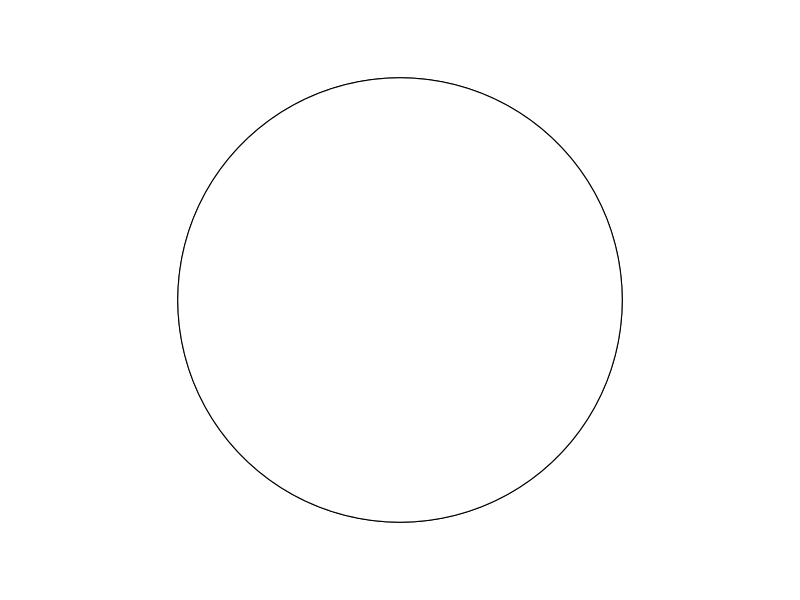
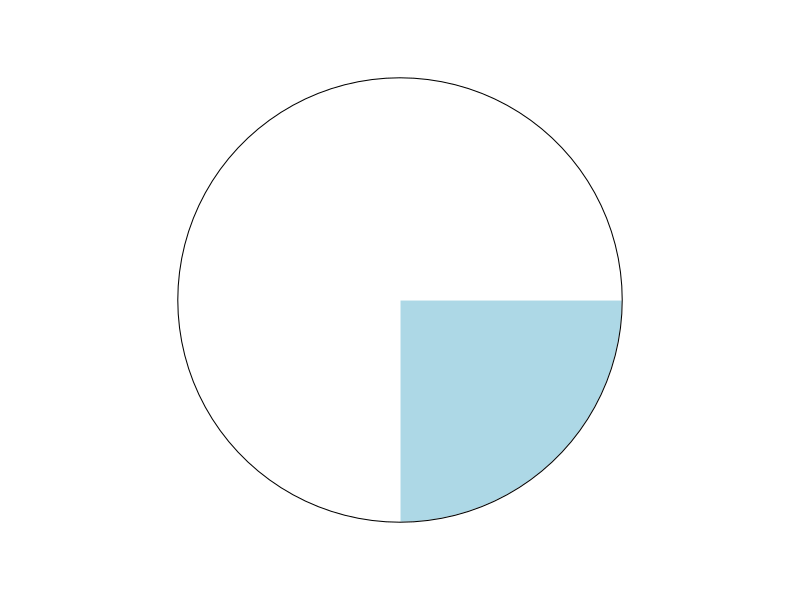
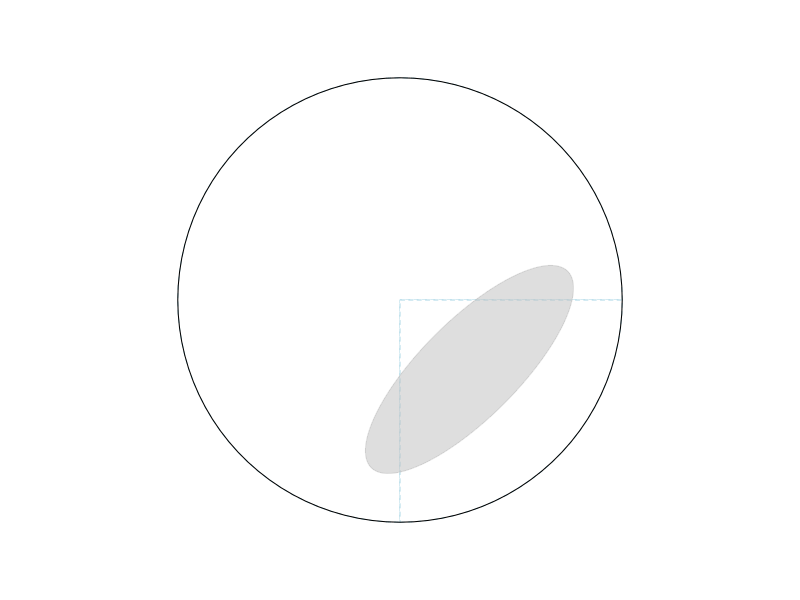
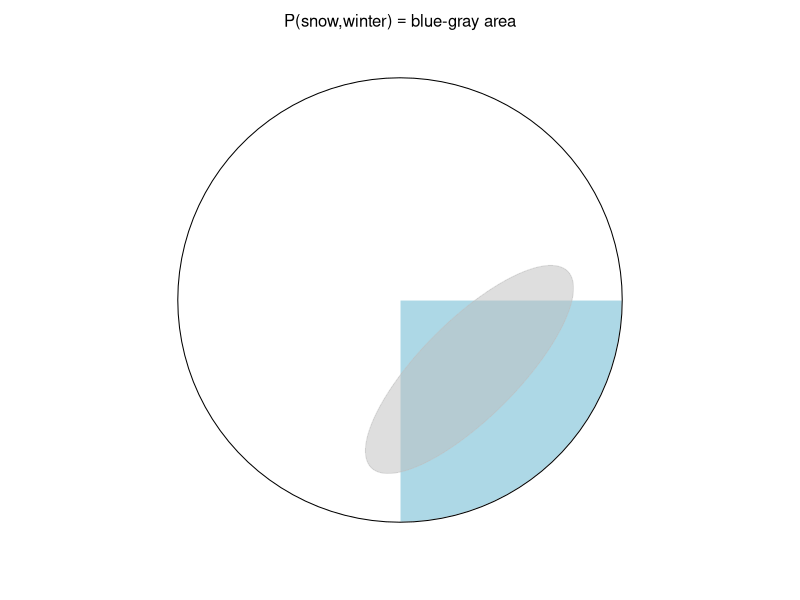
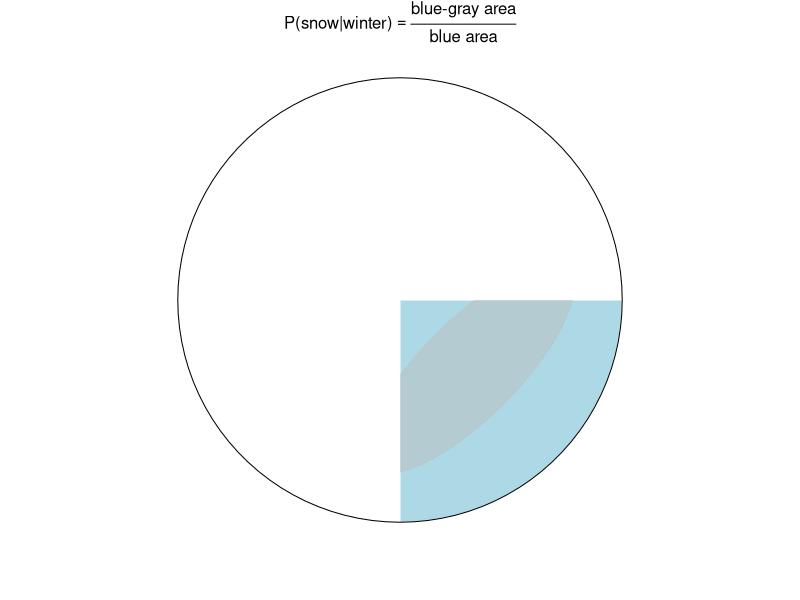
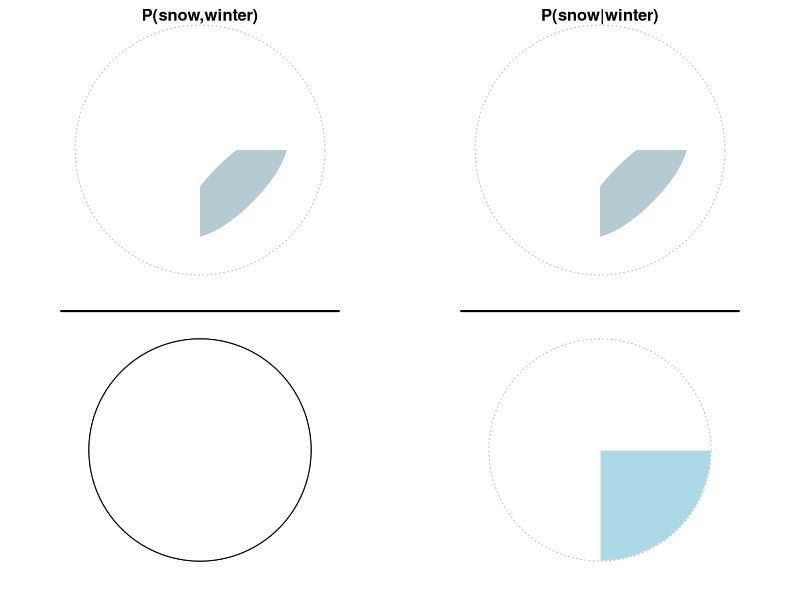
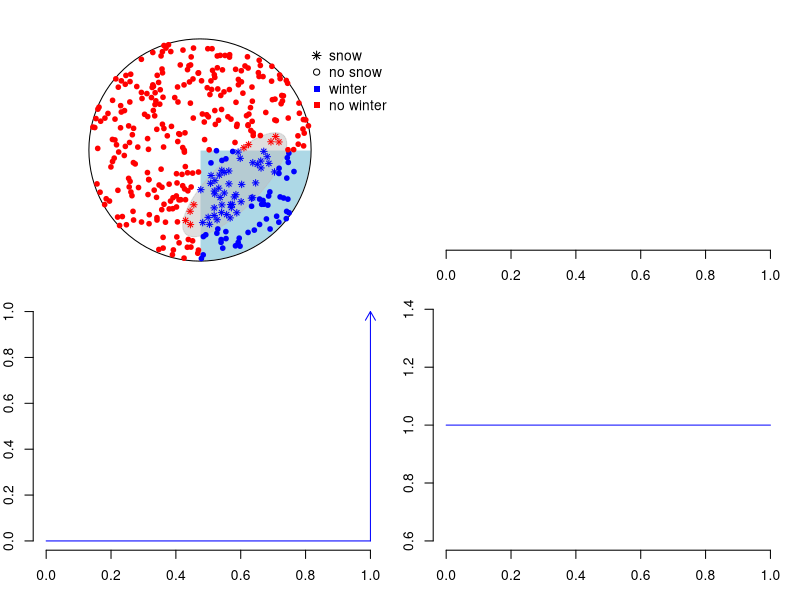
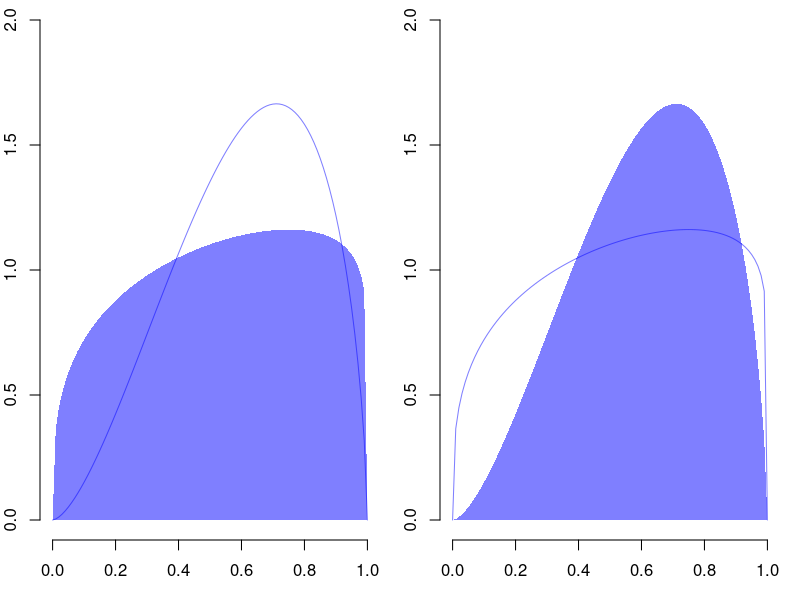

The R source for these figures, in order:
## ---- chunk 1
knitr::opts_chunk$set(echo = TRUE, dpi = 300, fig.align = 'center')
## ---- chunk 2
library(plotrix)
library(magrittr)
par(mar = c(0,0,0,0))
pie(c(3,1), labels = "")
draw.circle(0,0,.8, col ="white")
## ---- chunk 3
draw_pie = function() {
  par(mar = c(0,0,0,0))
  pie(c(3,1), labels = "", border = "white")
  draw.circle(0,0,.8)
}
draw_pie()
## ---- chunk 4
e.rot = 45
h.e = .25
k.e = -.25
a.e = .5
b.e = .175
draw_ellipse = function() {
  draw.ellipse(h.e,k.e,a.e,b.e , angle = e.rot,
               col = adjustcolor("grey",alpha = .5),
               border = adjustcolor("grey",alpha = .5)) 
}
par(mar = c(0,0,0,0))
pie(c(3,1), labels = "", border = "lightblue", col = "white", lty = 2)
draw.circle(0,0,.8, col =adjustcolor("white",alpha = 0))
draw_ellipse()
## ---- chunk 5
draw_pie()
e.rot = 45
h.e = .25
k.e = -.25
a.e = .5
b.e = .175
draw_ellipse = function() {
  draw.ellipse(h.e,k.e,a.e,b.e , angle = e.rot,
               col = adjustcolor("grey",alpha = .5),
               border = adjustcolor("grey",alpha = .5)) 
}
draw_ellipse()
text(0,1,expression("P(snow,winter)" =="blue-gray area"))
## ---- chunk 6
par(mar = c(0,0,0,0))
pie(c(3,1), labels = "", border = "white")
draw.circle(0,0,.8)
text(0,1,expression("P(snow|winter)" == frac("blue-gray area", "blue area")))
draw_ellipse()
rect(0,0,.7,.2, col = "white", border = NA)
rect(0,0,-.2,-.7, col = "white", border = NA)
## ---- chunk 7
par(mar = c(0,0,0,0), mfrow = c(2,2))

pie(c(3,1), labels = "", ylim = c(0,-.5))
draw.circle(0,0,.9, col ="white", lty = 3, border = "grey")
draw.ellipse(h.e,k.e,a.e,b.e , col = "lightblue", angle = e.rot, border = "lightblue")
draw_ellipse()
rect(0,0,.7,.2, col = "white", border = NA)
rect(0,0,-.2,-.7, col = "white", border = NA)
title("P(snow,winter)",line = -1.25)

pie(c(3,1), labels = "", ylim = c(0,-.5))
draw.circle(0,0,.9, col ="white", lty = 3, border = "grey")
draw.ellipse(h.e,k.e,a.e,b.e , col = "lightblue", angle = e.rot, border = "lightblue")
draw_ellipse()
rect(0,0,.7,.2, col = "white", border = NA)
rect(0,0,-.2,-.7, col = "white", border = NA)
title("P(snow|winter)",line = -1.25)

pie(c(3,1), labels = "")
draw.circle(0,0,.8, col ="white")
lines(c(-1,1),c(1,1), lwd = 2)

pie(c(3,1), labels = "", border = "white")
draw.circle(0,0,.8, lty = 3, border = "grey")
lines(c(-1,1),c(1,1), lwd = 2)
## ---- chunk 8
shift_rotate = function(xy,shift_x, shift_y, angle) {
  theta = 2*pi/(1/(angle/360))
  trans.mat = transf = matrix(c(cos(theta),-sin(theta),sin(theta),cos(theta)),nrow = 2)
  
  x.e = xy[1] - shift_x
  y.e = xy[2] - shift_y
  
  xy_transf = trans.mat %*% matrix(c(x.e,y.e))
  
  return(xy.r = c(
    x.r = shift_x + xy_transf[1],
    y.r = shift_y + xy_transf[2]  
  ))
}

in_ellipse = function(xy,h,k,a,b, e.rot) {
  xy.r = shift_rotate(xy,h,k,e.rot)
  (xy.r[1]-h)^2/a^2 + (xy.r[2]-k)^2/b^2 <= 1
}

rpoint_in_circle = function() {
  r = 0.8 * sqrt(runif(1))
  theta = runif(1) * 2 * pi
  return(c(0 + r * cos(theta),
           0 + r * sin(theta)))
}

## ---- chunk 9
set.seed(123)

# draw the background
draw_pie()
draw_ellipse()

N = 365
is.winter = vector(length = N) # vector to count winter days
is.snow = vector(length = N) # vector to count snow days

for (k in 1:N) {
  # generate random point with custom function
  xy = rpoint_in_circle()
  
  # check if it is a snow day, i.e. in ellipse, with custom function
  is.snow[k] = in_ellipse(xy,h.e,k.e,a.e,b.e,e.rot)
  # check if it is a winter day
  is.winter[k] = xy[1] > 0 & xy[2] < 0
  
  # plot points
  points(xy[1],xy[2],
         pch = ifelse(is.snow[k] == T,8,21), cex = .75,
         bg = ifelse(is.winter[k] == T,"blue","red"),
         col = ifelse(is.winter[k] == T,"blue","red"))
}
legend(.75,.8,
       pch = c(8,21,15,15), bty = "n",
       col = c("black","black","blue","red"),
       legend = c("snow","no snow", "winter", "no winter"))
## ---- chunk 10
N_winter = sum(is.winter)
P_winter = N_winter/N
P_winter %>% round(2)
## ---- chunk 11
N_snow = sum(is.snow)
P_snow = N_snow/N
P_snow %>% round(2)
## ---- chunk 12
# logical indexing:
# is.snow[is.winter] returns only those entries of the 
# vector is.snow that are at positions where the 
# value for is.winter is TRUE
N_winter_and_snow = sum(is.snow[is.winter]) 
P_winter_and_snow = N_winter_and_snow/N
P_winter_and_snow %>% round(2)
## ---- chunk 13
P_snow_given_winter = N_winter_and_snow/N_winter
P_snow_given_winter %>% round(2)
## ---- chunk 14
P_snow_given_winter = P_winter_and_snow/P_winter
## ---- chunk 15
par(mar=c(3,2,0,1))
plot(0, type = "n", xlim = c(0,1), 
     yaxt = "n", ylab = "", 
     xlab = "p",
     bty = "n")
## ---- chunk 16
par(mar=c(3,2,0,1))
plot(0,type = "n",
     ylim = c(0,1.01),
     xlim = c(0,1),
     ylab = "", xlab = "p",
     bty = "n")
arrows(1,0,1,1, col = "blue", length = .1)
lines(c(0,1),c(0,0), col = "blue")
## ---- chunk 17
par(mar=c(3,2,0,1))
curve(dbeta(x,1,1),
      ylab = "density", 
      xlab = "p", 
      bty = "n",
      col = "blue")
## ---- chunk 18
par(mar=c(3,2,0,1))
filled.beta = function(a = 1, b = 1, col = "blue", border = NA, ylim = NULL, add = F) {
  x = seq(0,1,.01)
  y = dbeta(x,a,b)
  x.poly <- c(x, tail(x,1), head(x,1))
  y.poly <- c(y, 0, 0)
  if (is.null(ylim)) ylim = c(0,max(y))
  if (add == FALSE)
    plot(0,type = "n", ylim = ylim, xlab = "p", ylab = "density", xlim = c(0,1), bty = "n")
  polygon(x.poly, y.poly, col=col, border=border)
}
par(mfrow = c(1,2))
filled.beta(1.3,1.1, col = adjustcolor("blue", alpha = .5), ylim = c(0,2))
curve(dbeta(x,1.3*2,1.1*1.5), col = adjustcolor("blue", alpha = .5), add = T)
filled.beta(1.3*2,1.1*1.5, col = adjustcolor("blue", alpha = .5), ylim = c(0,2))
curve(dbeta(x,1.3,1.1), col = adjustcolor("blue", alpha = .5), add = T)
## ---- chunk 19
p = seq(0,1,length.out = 100)
prior = dbeta(p,2,1.5)
prior = prior/sum(prior)
plot(p,
     prior,
     ylab = "density",
     main = "Prior",
     type = 'l',
     xlab = "p",
     bty = "n",
     col = "blue")
## ---- chunk 20
trials = 4
successes = 3
likelihood = dbinom(successes,size = trials, prob = p)
likelihood = likelihood/sum(likelihood)
plot(p,
     likelihood,
     ylab = "density",
     main = "Likelihood",
     type = 'l',
     xlab = "p",
     bty = "n",
     col = "red")
## ---- chunk 21
prior_x_likelihood = prior * likelihood
## ---- chunk 22
plot(p,
     prior_x_likelihood,
     type = 'l',
     xlab = "p",
     ylab = "density",
     bty = "n",
     col = "violet",
     lty = 3,
     main = "prior * likelihood",
     lwd = 2)
## ---- chunk 23
s = sum(prior_x_likelihood)
posterior = prior_x_likelihood/s
c(1/s, sum(posterior))
## ---- chunk 24
plot(p,prior_x_likelihood,'l',
     ylim = c(0,0.025),ylab = "density",
     col = "violet", lty = 3, lwd = 2)
m = c(10,25,50)
for (k in 1:length(m)) {
  lines(p,prior_x_likelihood*m[k])
  text(p[which.max(prior_x_likelihood)],
       max(prior_x_likelihood*m[k]),
       paste0("* ",m[k]), pos = 3)
}
lines(p,prior_x_likelihood*1/s,
      col = "violet", lwd = 2)
text(p[which.max(prior_x_likelihood)],
     max(posterior),
     paste0("* ",1/s), pos = 3)
## ---- chunk 25
plot(p,
     posterior,
     type = 'l',
     xlab = "p",
     ylab = "density",
     col = "violet",
     lwd = 2)
lines(p,prior * likelihood,col = "violet", lty = 3)
lines(p,prior,col = "blue")
lines(p,likelihood,col = "red")
legend("topleft",
       col = c("blue","red","violet"),
       lty = 1,
       legend = c("Prior","Likelihood","Posterior"), 
       bty = "n")
## ---- chunk 26
trials = 20
successes = 15
likelihood = dbinom(successes,size = trials, prob = p)
likelihood = likelihood/sum(likelihood)
posterior = prior * likelihood
posterior = posterior/sum(posterior)
plot(p,
     posterior,
     ylab = "density",
     type = 'l',
     xlab = "p",
     col = "violet",
     lwd = 2)
lines(p,prior,col = "blue")
lines(p,likelihood,col = "red")
legend("topleft",
       col = c("blue","red","violet"),
       lty = 1,
       legend = c("Prior","Likelihood","Posterior"), 
       bty = "n")
## ---- chunk 27
p_grid = seq(0,1,by = .025)
prior = dbeta(p_grid,2,1)
plot(p_grid, prior, type = "h",
     col = "blue", ylab = "density", main = "Prior")
## ---- chunk 28
likelihood = dbinom(10,13,p_grid)
plot(p_grid, likelihood, type = "h",
     col = "red", ylab = "density", main = "Likelihood")
## ---- chunk 29
posterior = prior * likelihood
plot(p_grid, posterior, type = "h",
     col = "violet", ylab = "density", main = "Posterior")
## ---- chunk 30
ylim = c(0,max(c(likelihood,posterior,prior)))
plot(p_grid, prior, type = "h",
     col = "blue", ylab = "density", ylim = ylim)
lines(p_grid+.005, likelihood, type = "h",
     col = "red", ylab = "density")
lines(p_grid-.005, posterior, type = "h",
     col = "violet", ylab = "density")
## ---- chunk 31
n_prior = prior/sum(prior)
n_likelihood = likelihood/sum(likelihood)
n_posterior = posterior/sum(posterior)
n_ylim = c(0,max(c(n_likelihood,n_posterior,n_prior)))
plot(p_grid, n_prior, type = "h",
     col = "blue", ylab = "density", ylim = n_ylim)
lines(p_grid+.005, n_likelihood, type = "h",
     col = "red", ylab = "density")
lines(p_grid-.005, n_posterior, type = "h",
     col = "violet", ylab = "density")
## ---- chunk 32
plot(p_grid, n_prior, type = "l",
     col = "blue", ylab = "density", ylim = ylim)
lines(p_grid+.005, n_likelihood, type = "l",
     col = "red", ylab = "density")
lines(p_grid-.005, n_posterior, type = "l",
     col = "violet", ylab = "density")
## ---- chunk 33
fp_grid = seq(0,1,by = .001)
f_prior = dbeta(fp_grid,2,1)
f_likelihood = dbinom(10,13,fp_grid)
f_posterior = f_prior * f_likelihood

plot(p_grid, prior, type = "l",
     col = "blue", ylab = "density", ylim = ylim)
lines(p_grid+.005, likelihood, type = "l",
     col = "red", ylab = "density")
lines(p_grid-.005, posterior, type = "l",
     col = "violet", ylab = "density")

lines(fp_grid, f_prior, type = "l",
     col = "blue", ylab = "density", ylim = ylim)
lines(fp_grid+.005, f_likelihood, type = "l",
     col = "red", ylab = "density")
lines(fp_grid-.005, f_posterior, type = "l",
     col = "violet", ylab = "density")
